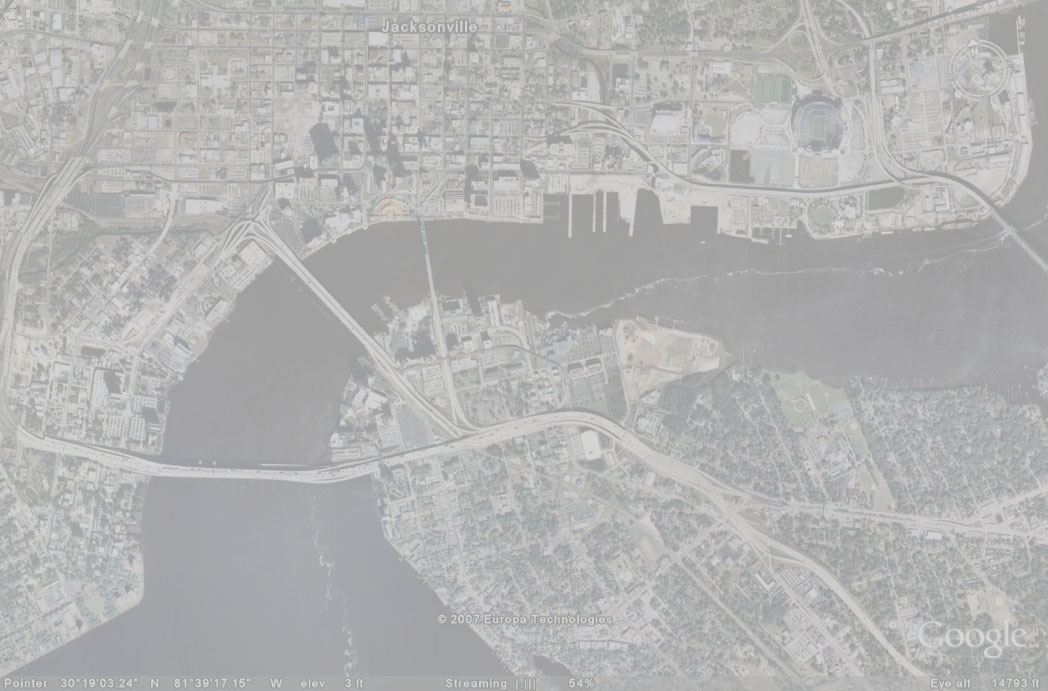
#> input picture hw2/pic/map.jpg, 1048 x 691 px, found by its file name
$ jupyter execute Q_2_1,2,3.ipynb
#> lines starting #> are read from the running program, lines starting #| are printed output that depends on the picture
[cell 1]
import matplotlib.pyplot as plt
import numpy as np
import cv2
import os


def plot_histogram(original_img):
    f, axes = plt.subplots(1, 2, figsize=(12, 3))
    axes[0].imshow(original_img, 'gray', vmin=0, vmax=255)
    axes[1].hist(original_img.ravel() , bins=range(0,256), fc='k', ec='k')
    plt.tight_layout()
    plt.xlabel('intensity value')
    plt.ylabel('number of pixels')
    plt.title('Histogram of the original image')
    plt.show()


path_1='C:/Users/jobe/Desktop/map.jpg'
img1=cv2.imread(path_1 , 0)
#> img1: shape (691, 1048); min 145, max 226, mean 179.1
map_hist=plot_histogram(img1)

path_2='C:/Users/jobe/Desktop/Unequalized_Hawkes_Bay.jpg'
img2=cv2.imread(path_2 , 0)
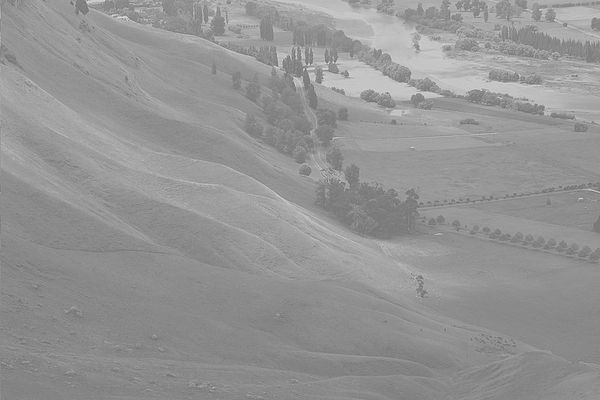
#> input picture hw2/pic/Unequalized_Hawkes_Bay.jpg, 600 x 400 px, found by its file name
#> img2 is the input picture: shape (400, 600); min 105, max 228, mean 148
Unequalized_Hawkes_Bay_hist=plot_histogram(img2)

path_3='C:/Users/jobe/Desktop/tsukuba_l.png'
img3=cv2.imread(path_3, cv2.IMREAD_GRAYSCALE)
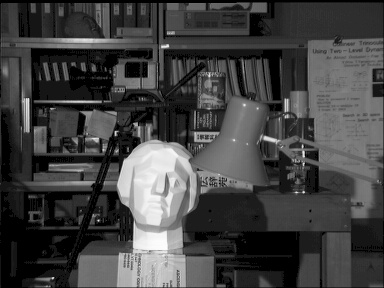
#> input picture hw2/pic/tsukuba_l.png, 384 x 288 px, found by its file name
#> img3 is the input picture: shape (288, 384); min 0, max 252, mean 66.5
tsukuba_l_hist=plot_histogram(img3)

[cell 2]
import matplotlib.pyplot as plt
import numpy as np
import cv2

path_1='C:/Users/jobe/Desktop/map.jpg'
img11 = cv2.imread(path_1, 0)

path_2='C:/Users/jobe/Desktop/Unequalized_Hawkes_Bay.jpg'
img22 = cv2.imread(path_2, 0)

path_3='C:/Users/jobe/Desktop/tsukuba_l.png'
img33=cv2.imread(path_3, 0)

def plot_histogram_stretching(original_img):
    f, axes = plt.subplots(1, 2, figsize=(12, 3))
    axes[0].imshow(original_img, 'gray')
    axes[1].hist(original_img.ravel() ,bins=range(0,256), color='g')
    plt.tight_layout()
    plt.xlabel('intensity value')
    plt.ylabel('number of pixels')
    plt.title('Histogram of the stretched image')
    plt.show()

def stretching(original):
    constant = (255)/(original.max()-original.min())
#> constant = 3.15
    original_stretch = (original-original.min())* constant
    plot_histogram_stretching(original_stretch)


# stretching
stretching(img11)
cv2.imwrite('Stretched_map.jpg', img11)

stretching(img22)
#> in stretching (call 2), `constant = (255)/(original.max()-original.min())`: constant = 2.07
#> in stretching (call 2), `original_stretch = (original-original.min())* constant`:
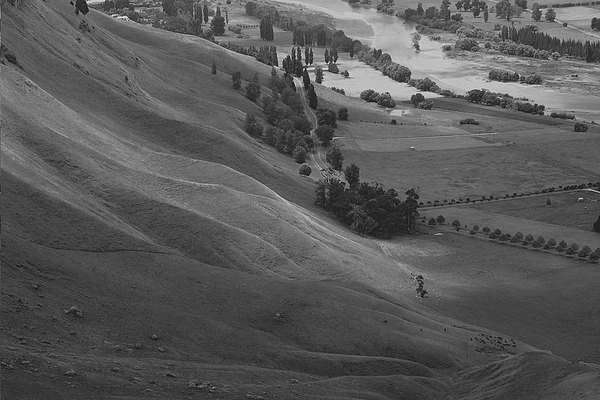
#> original_stretch: shape (400, 600) float64; min 0, max 255, mean 89.2
cv2.imwrite('Stretched_Hawkes_Bay.jpg', img22)

stretching(img33)
cv2.imwrite('Stretched_tsukuba_l.png', img33)
#> Out = True

[cell 3]
import matplotlib.pyplot as plt
import numpy as np
import cv2


def plot_histogram_clipping(original_img):
    f, axes = plt.subplots(1, 2, figsize=(12, 3))
    axes[0].imshow(original_img, 'gray')
    axes[1].hist(original_img.ravel() ,256  , color='r')
    plt.tight_layout()
    plt.xlabel('intensity value')
    plt.ylabel('number of pixels')
    plt.title('Histogram of the cliped image')
    plt.show()


def clipping(original):
    (h, w)= original.shape
#> h = 691; w = 1048
    hists, bins = np.histogram(original.ravel() ,256 ,[0,256])
#> hists = 256 values, max 35509 at index 163, min 0 at index 0, mean 2828.8; bins = 257 values from 0 to 256
    cum_hist=hists.cumsum()
#> cum_hist = 256 values from 0 to 724168
    f1=[]
    for i in cum_hist:
        if i >= (0.01*(h*w)) and i <= (0.99*(h*w)):
            f1.append(i)
#> after the loop, f1 = 51 values from 8145 to 714516
    low_treshold=min(f1)
#> low_treshold = 8145
    high_treshold=max(f1)
#> high_treshold = 714516
    constant = (255)/(high_treshold - low_treshold)
#> constant = 0.000361
    original_clipping = (original-low_treshold) * constant
    plot_histogram_clipping(original_clipping)


path_1='C:/Users/jobe/Desktop/map.jpg'
img_1 = cv2.imread(path_1, 0)
clipping(img_1)
cv2.imwrite('clipping_map.jpg', img_1)

path_2='C:/Users/jobe/Desktop/Unequalized_Hawkes_Bay.jpg'
img_2 = cv2.imread(path_2, 0)
clipping(img_2)
cv2.imwrite('clipping_Hawkes_Bay.jpg', img_2)


path_3='C:/Users/jobe/Desktop/tsukuba_l.png'
img_3=cv2.imread(path_3, 0)
clipping(img_3)
cv2.imwrite('clipping_tsukuba_l.png', img_3)
#> Out = True

[cell 4]
import matplotlib.pyplot as plt
import numpy as np
import cv2


def equalize_hist(original_image):
    original_image_new= original_image
    h = len(original_image[:,0])
#> h = 691
    w = len(original_image[0,:])
#> w = 1048

    hist,bins = np.histogram(original_image.flatten(),256,[0,256])
#> hist has the same summary as hists in clipping; bins = 257 values from 0 to 256
    cdf = hist.cumsum()
#> cdf = 256 values from 0 to 724168
    cdf_normalized = cdf *(255/(h*w))
#> cdf_normalized = 256 values from 0 to 255

    for i in range (h):
        for j in range (w):
            original_image_new[i,j] = cdf_normalized[original_image[i,j]]
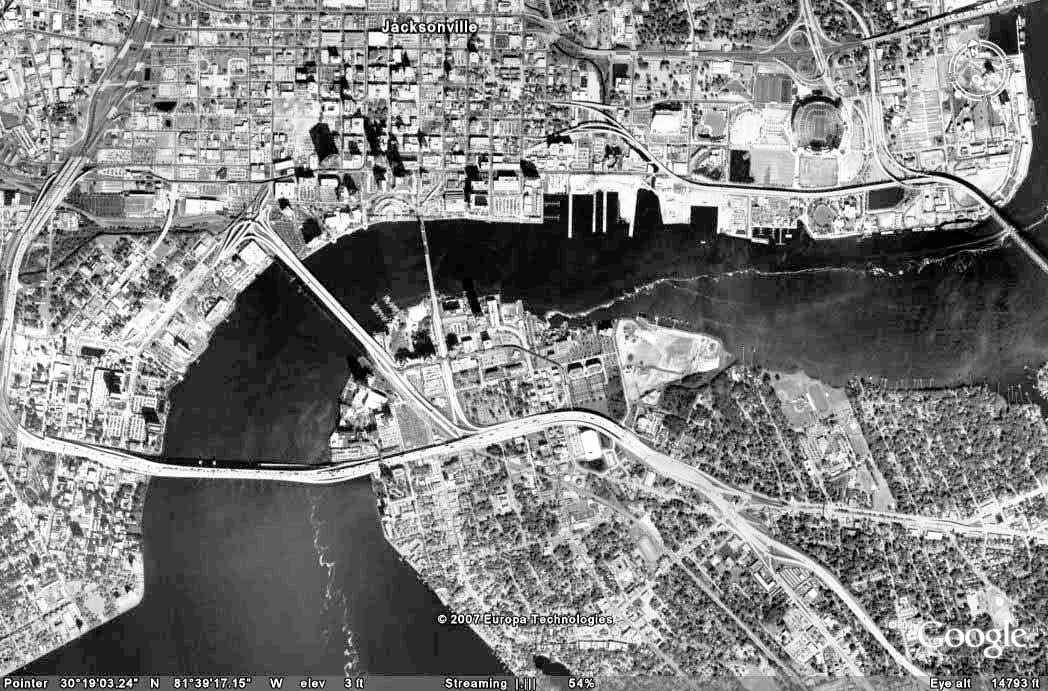
#> original_image_new: shape (691, 1048); min 0, max 255, mean 129.8
    return original_image_new

path_1='C:/Users/jobe/Desktop/map.jpg'
img111 = cv2.imread(path_1, 0)
new_img111=equalize_hist(img111)

f, axes = plt.subplots(1, 2, figsize=(12, 3))
axes[0].imshow(new_img111, 'gray')
axes[1].hist(new_img111.ravel() ,bins=range(0,256), color='b')
plt.tight_layout()
plt.xlabel('intensity value')
plt.ylabel('number of pixels')
plt.title('Histogram Equalization')
plt.show()
#> figure, not shown here; panel 2: tallest bar 35509 high, from x = 40 to 41
cv2.imwrite('Equalization_map.jpg',new_img111)


path_2='C:/Users/jobe/Desktop/Unequalized_Hawkes_Bay.jpg'
img222 = cv2.imread(path_2, 0)
new_img222=equalize_hist(img222)
#> in equalize_hist (call 2), `h = len(original_image[:,0])`: h = 400
#> in equalize_hist (call 2), `w = len(original_image[0,:])`: w = 600
#> in equalize_hist (call 2), `hist,bins = np.histogram(original_image.flatten(),256,[0,256])`: hist = 256 values, max 9682 at index 137, min 0 at index 0, mean 937.5
#> in equalize_hist (call 2), `cdf = hist.cumsum()`: cdf = 256 values from 0 to 240000
#> after the loop in equalize_hist (call 2), `for i in range (h):`:
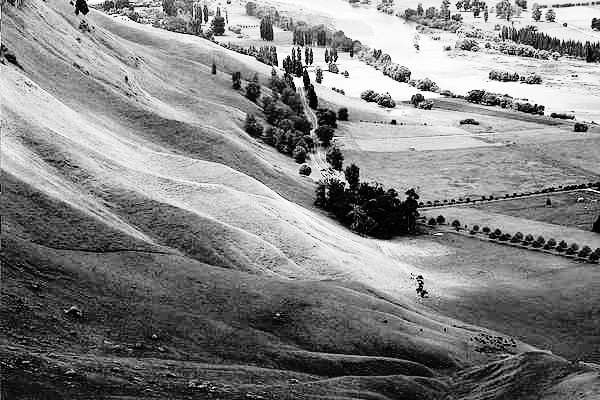
#> original_image_new: shape (400, 600); min 0, max 255, mean 129.9
f, axes = plt.subplots(1, 2, figsize=(12, 3))
axes[0].imshow(new_img222, 'gray')
axes[1].hist(new_img222.ravel() ,bins=range(0,256), color='b')
plt.tight_layout()
plt.xlabel('intensity value')
plt.ylabel('number of pixels')
plt.title('Histogram Equalization')
plt.show()
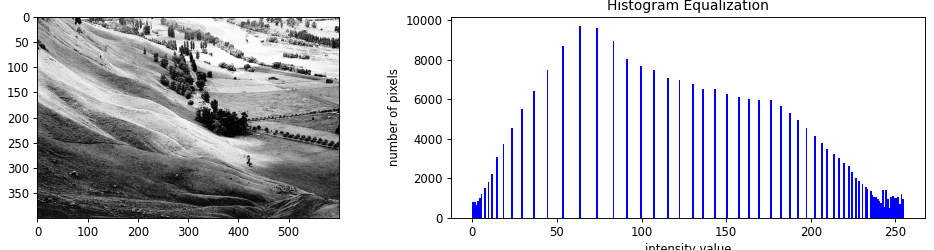
#> figure drawn by matplotlib, 2 panels; panel 2: tallest bar 9682 high, from x = 63 to 64
cv2.imwrite('Equalization_Hawkes_Bay.jpg',new_img222)


path_3='C:/Users/jobe/Desktop/tsukuba_l.png'
img333=cv2.imread(path_3, 0)
new_img333=equalize_hist(img333)
#> in equalize_hist (call 3), `h = len(original_image[:,0])`: h = 288
#> in equalize_hist (call 3), `w = len(original_image[0,:])`: w = 384
#> in equalize_hist (call 3), `hist,bins = np.histogram(original_image.flatten(),256,[0,256])`: hist = 256 values, max 15114 at index 0, min 0 at index 1, mean 432
#> in equalize_hist (call 3), `cdf = hist.cumsum()`: cdf = 256 values from 15114 to 110592
#> in equalize_hist (call 3), `cdf_normalized = cdf *(255/(h*w))`: cdf_normalized = 256 values from 34.85 to 255
#> after the loop in equalize_hist (call 3), `for i in range (h):`:
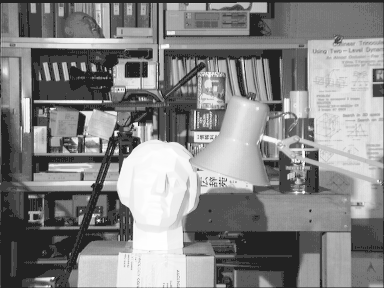
#> original_image_new: shape (288, 384); min 34, max 255, mean 132.9
f, axes = plt.subplots(1, 2, figsize=(12, 3))
axes[0].imshow(new_img333, 'gray')
axes[1].hist(new_img333.ravel() ,bins=range(0,256), color='b')
plt.tight_layout()
plt.xlabel('intensity value')
plt.ylabel('number of pixels')
plt.title('Histogram Equalization')
plt.show()
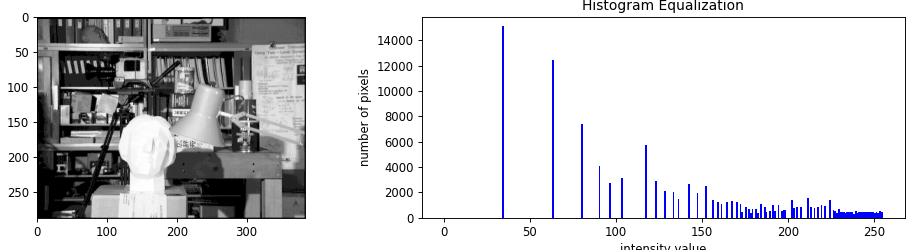
#> figure drawn by matplotlib, 2 panels; panel 2: tallest bar 15114 high, from x = 34 to 35
cv2.imwrite('Equalization_tsukuba_l.jpg',new_img333)
#> Out = True

[cell 5]
import cv2
import numpy as np
path_3='C:/Users/jobe/Desktop/tsukuba_l.png'
img333=cv2.imread(path_3, 0)

clahe = cv2.createCLAHE( tileGridSize=(8,8))
clahe_3333= clahe.apply(img333)
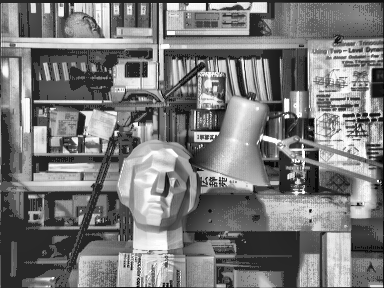
#> clahe_3333: shape (288, 384); min 0, max 255, mean 122

f, axes = plt.subplots(1, 3, figsize=(12, 3))
axes[0].imshow(new_img333, 'gray')
axes[1].imshow(clahe_3333, 'gray')
axes[2].hist(clahe_3333.ravel() ,256,[0,256], color='b')
plt.tight_layout()
plt.xlabel('intensity value')
plt.ylabel('number of pixels')
plt.title(' clahe Histogram Equalization')
plt.show()
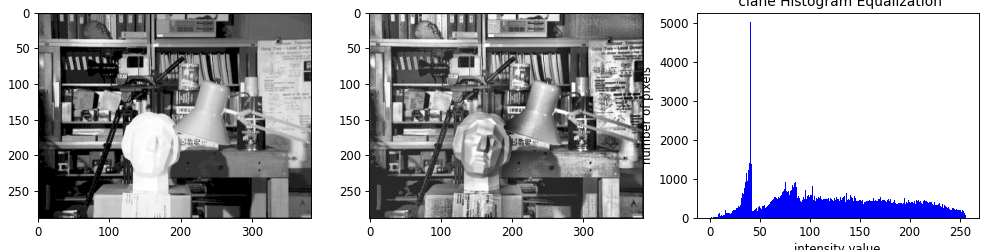
#> figure drawn by matplotlib, 3 panels; panel 3: tallest bar 5018 high, from x = 40 to 41


cv2.imwrite('clahe_tsukuba_l.jpg',clahe_3333)
#> Out = True
